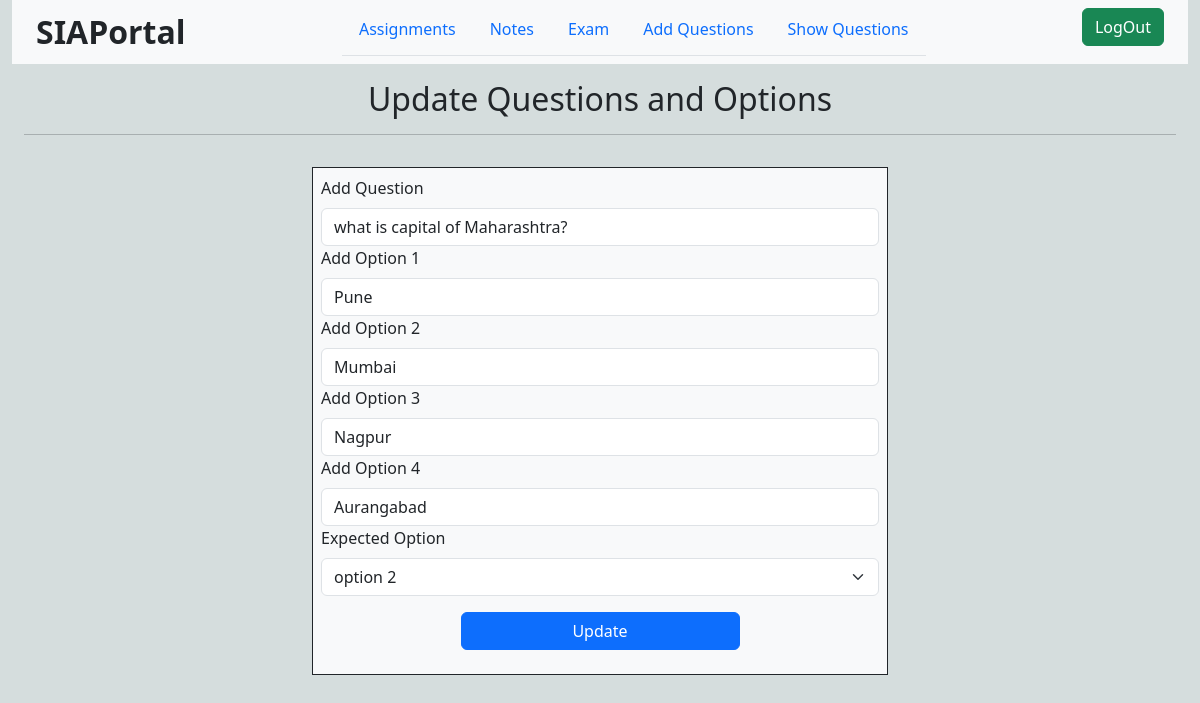
The app's page /updatequestion/4 (signed in) with its own data.
### SIAApp/models.py (models this page shows, shortened)
class Question(models.Model):
    q = models.CharField(max_length=512)
    opt1 = models.CharField(max_length=256)
    opt2 = models.CharField(max_length=256)
    opt3 = models.CharField(max_length=256)
    opt4 = models.CharField(max_length=256)
    ans = models.CharField(max_length=256)

### SIAApp/views.py (the view, shortened to what this page needs)
# urls.py: path("updatequestion/<int:qid>", views.updatequestion, name='updatequestion'),
def updatequestion(request, qid):
    if not request.user.is_staff:
        return redirect("/")
    question = Question.objects.get(pk=qid)
    if not question:
        return redirect("/showquestions")
    context = {
        "question" : question
    }
    return render(request, "html/update-question.html", context)

### templates/html/update-question.html (shortened to what this page needs)
{% extends 'base.html' %}
{% load static %}
{% block body %}
<div class="container-fluid ">
    <h2 class="text-center mt-3">Update Questions and Options</h2>
    <hr>
    <div class="d-flex justify-content-center align-items-center">
        <div class="border border-1 border-dark m-3 w-50 p-2 bg-light">
            <form action="" method="POST">
                <div class="form-group">
                    <label for="qName" class="form-label">Add Question</label>
                    <input type="text" id="qName" name="q" class="form-control" value="{{question.q}}">
                </div>
                <div class="form-group">
                    <label for="qName" class="form-label">Add Option 1</label>
                    <input type="text" name="o1" class="form-control" id="option1" value="{{question.opt1}}">
                </div>
                <div class="form-group">
                    <label for="qName" class="form-label">Add Option 2</label>
                    <input type="text" name="o2" class="form-control" id="option2" value="{{question.opt2}}">
                </div>
                <div class="form-group">
                    <label for="qName" class="form-label">Add Option 3</label>
                    <input type="text" name="o3" class="form-control" id="option3" value="{{question.opt3}}">
                </div>
                <div class="form-group">
                    <label for="qName" class="form-label">Add Option 4</label>
                    <input type="text" name="o4" class="form-control" id="option4" value="{{question.opt4}}">
                </div>
                <div class="form-group">
                    <label for="correctOption" class="form-label">Expected Option</label>
                    <select name="ans" id="correctOption" class="form-select">
                        <option value="o2" {% if question.ans == question.opt2 %} selected {% endif %}>option 2</option>
                    </select>
                </div>
                <input class="btn btn-primary w-50 d-flex justify-content-center align-items-center mt-3 mb-3" style="margin: 0px auto;" type="submit" value="Update" name="Update">
            </form>
        </div>
    </div>
</div>
{% endblock body %}

### templates/base.html (style rules this page uses)
body { background-color: #d5dddd; }

### records on screen
Question: q "what is capital of Maharashtra?", o1 "Pune", o2 "Mumbai", o3 "Nagpur", o4 "Aurangabad", ans "option 2"
